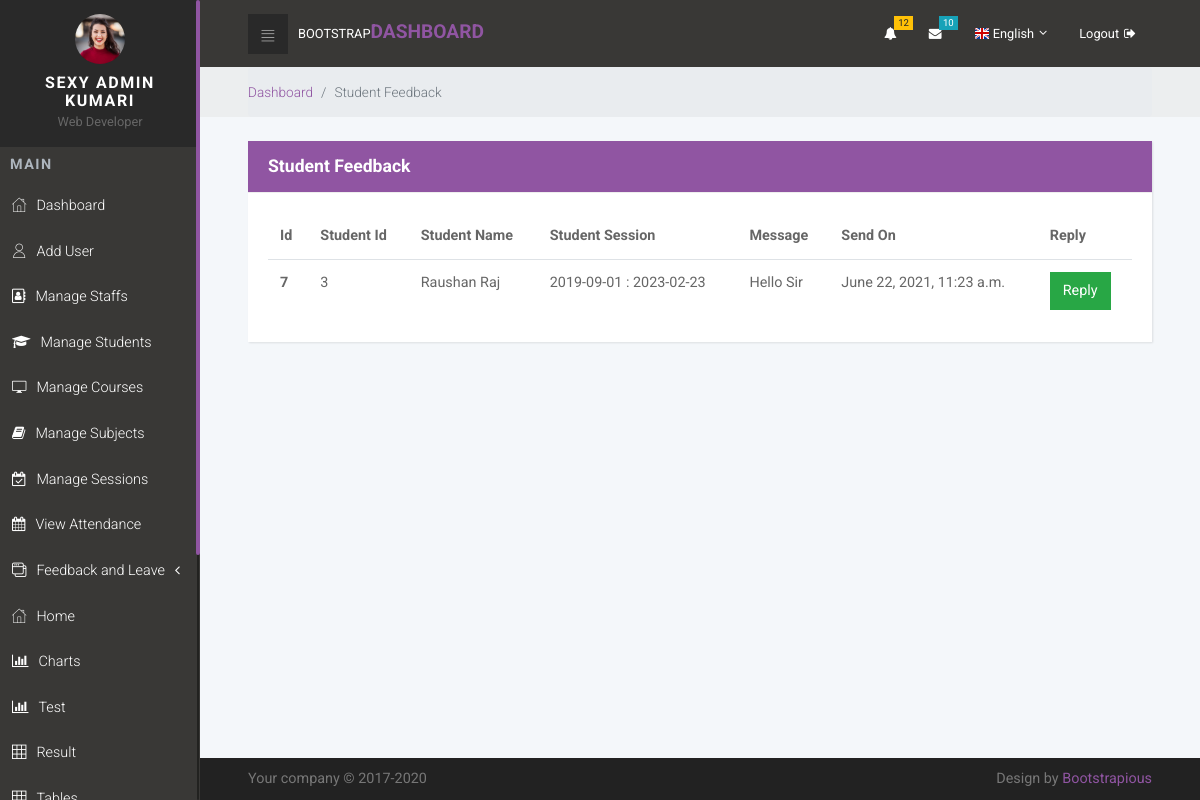
The page /students_feedback/ (signed in) on the database its author committed.
### sms_app/models.py (models this page shows, shortened)
class Students_FeedBack(models.Model):
    id = models.AutoField(primary_key=True)
    student_id = models.ForeignKey(Student, on_delete=models.CASCADE)
    feedback = models.TextField()
    reply = models.TextField( null=True , blank=True )
    date_created = models.DateTimeField( auto_now_add=True )
    date_updated = models.DateTimeField( auto_now=True )

class Student(models.Model):
    id = models.AutoField(primary_key = True)
    user = models.OneToOneField(User, on_delete = models.CASCADE)
    GENDER = (('Male', 'Male'),('Female', 'Female'),('Other', 'Other'))
    gender = models.CharField(max_length = 10, choices = GENDER)
    address = models.TextField(null = True)
    profile_pic = models.ImageField(default = "profile_demo.png", null = True, blank = True)
    session_under = models.ForeignKey(
        SessionYear, on_delete = models.CASCADE, null = True, blank = True)
    courses_taken = models.ForeignKey(
        'Course', on_delete = models.DO_NOTHING, null = True, blank = True)
    date_joined = models.DateField(auto_now_add = True)
    last_login = models.DateField(auto_now = True)

class SessionYear(models.Model):
    id = models.AutoField(primary_key = True)
    session_start_year = models.DateField()
    session_end_year = models.DateField()
    def __str__(self):
        return "{} : {}".format(str(self.session_start_year), str(self.session_end_year))

### accounts/decorators.py (the view, shortened to what this page needs)
        def wrapper_func(request, *args, **kwargs):
            group = None
            if request.user.groups.exists():
                group = request.user.groups.all()[0].name
            if group in allowed_roles:
                return view_func(request, *args, **kwargs)

### sms_app/HODviews.py (called while the page is built)
@login_required
@allowed_users(allowed_roles=['hod'])
def students_feedback_view(request):
    student_feedbacks = Students_FeedBack.objects.all()
    context = {
        'student_feedbacks': student_feedbacks
    }
    return render(request, 'HOD/students_feedback.html', context)

### templates/HOD/students_feedback.html (shortened to what this page needs)
{% extends 'HOD/base.html' %}
{% load static %}
{% block content %}
<div class="breadcrumb-holder">
    <div class="container-fluid">
      <ul class="breadcrumb">
        <li class="breadcrumb-item"><a href="{% url 'hod_dashboard' %}">Dashboard</a></li>
        <li class="breadcrumb-item active">Student Feedback</li>
      </ul>
    </div>
</div>
<section>
    <div class="container-fluid">
        <br>
        <div class="row">
            <div class="col-lg-12">
              <div class="card">
                <div class="card-header back_color">
                    <h4 class="card-title ">Student Feedback</h4>
                </div>
                <div class="card-body">
                  <div class="table-responsive">
                    <table class="table">
                      <thead>
                        <tr>
                          <th>Id</th>
                          <th>Student Id</th>
                          <th>Student Name</th>
                          <th>Student Session</th>
                          <th>Message</th>
                          <th>Send On</th>
                          <th>Reply</th>
                        </tr>
                      </thead>
                      <tbody>
                        {% for feedback in student_feedbacks %}
                        <tr>
                          <th scope="row">{{feedback.id}}</th>
                          <td>{{feedback.student_id.id}}</td>
                          <td>{{feedback.student_id.user.first_name}} {{feedback.student_id.user.last_name}}</td>
                          <td>{{feedback.student_id.session_under}}</td>
                          <td>{{feedback.feedback}}</td>
                          <td>{{feedback.date_created}}</td>
                          <td>
                            {% if feedback.reply == "" %}
                            <button class="btn btn-success reply_open_modal" data-toggle="modal" data-target="#replyModal">Reply</button>
                            {% else %}
                            {{feedback.reply}}
                            {% endif %}
                          </td>
                        </tr>
                        {% endfor %}
                      </tbody>
                    </table>
                  </div>
                </div>
              </div>
            </div>
        </div>
    </div>
</section>
{% endblock %}

### templates/HOD/navbar.html (shortened to what this page needs)
{% load static %}
<nav class="side-navbar">
    <div class="side-navbar-wrapper">
        <div class="sidenav-header d-flex align-items-center justify-content-center">
            <div class="sidenav-header-inner text-center"><img src="{% static 'img/avatar-8.jpg' %}" alt="person"
                    class="img-fluid rounded-circle">
                <h2 class="h5">Sexy {{request.user.first_name}} {{request.user.last_name}}i</h2><span>Web Developer</span>
            </div>
        </div>
        <div class="main-menu">
            <h5 class="sidenav-heading">Main</h5>
            <ul id="side-main-menu" class="side-menu list-unstyled">
                <li><a href="{% url 'hod_dashboard' %}"> <i class="icon-home"></i>Dashboard </a></li>
                <li><a href="{% url 'register_user' %}"> <i class="icon-user"></i>Add User </a></li>
                <li><a href="{% url 'manage_staff_view' %}"> <i class="fa fa-address-book-o"></i>Manage Staffs </a></li>
                <li><a href="{% url 'manage_student_view' %}"> <i class="fa fa-graduation-cap"></i>Manage Students </a></li>
                <li><a href="{% url 'manage_courses_view' %}"> <i class="icon-screen"></i>Manage Courses </a></li>
                <li><a href="{% url 'manage_subjects_view' %}"> <i class="fa fa-book"></i>Manage Subjects </a></li>
                <li><a href="{% url 'manage_sessions_view' %}"> <i class="fa fa-calendar-check-o"></i>Manage Sessions </a></li>
                <li><a href="{% url 'view_attendance' %}"> <i class="fa fa-calendar"></i>View Attendance </a></li>
                <li><a href="#exampledropdownDropdown" aria-expanded="false" data-toggle="collapse"> <i class="icon-interface-windows"></i>Feedback and Leave </a>
                </li>
                <li><a href="{% url 'admin_dashboard' %}"> <i class="icon-home"></i>Home </a></li>
                <li><a href="{% url 'charts_view' %}"> <i class="fa fa-bar-chart"></i>Charts </a></li>
                <li><a href="{% url 'test-view' %}"> <i class="fa fa-bar-chart"></i>Test </a></li>
                <li><a href="{% url 'result-view' %}"> <i class="icon-grid"></i>Result </a></li>
                <li><a href="{% url 'tables_view' %}"> <i class="icon-grid"></i>Tables </a></li>
            </ul>
        </div>
    </div>
</nav>
<div class="page">
    <header class="header">
        <nav class="navbar">
            <div class="container-fluid">
                <div class="navbar-holder d-flex align-items-center justify-content-between">
                    <div class="navbar-header"><a id="toggle-btn" href="#" class="menu-btn"><i class="icon-bars">
                            </i></a><a href="index.html" class="navbar-brand">
                            <div class="brand-text d-none d-md-inline-block"><span>Bootstrap </span><strong
                                    class="text-primary">Dashboard</strong></div>
                        </a></div>
                    <ul class="nav-menu list-unstyled d-flex flex-md-row align-items-md-center">
                        <li class="nav-item dropdown"> <a id="notifications" rel="nofollow" data-target="#" href="#"
                                data-toggle="dropdown" aria-haspopup="true" aria-expanded="false" class="nav-link"><i
                                    class="fa fa-bell"></i><span class="badge badge-warning">12</span></a>
                        </li>
                        <li class="nav-item dropdown"> <a id="messages" rel="nofollow" data-target="#" href="#"
                                data-toggle="dropdown" aria-haspopup="true" aria-expanded="false" class="nav-link"><i
                                    class="fa fa-envelope"></i><span class="badge badge-info">10</span></a>
                        </li>
                        <li class="nav-item dropdown"><a id="languages" rel="nofollow" data-target="#" href="#"
                                data-toggle="dropdown" aria-haspopup="true" aria-expanded="false"
                                class="nav-link language dropdown-toggle"><img src="{% static 'img/flags/16/GB.png' %}"
                                    alt="English"><span class="d-none d-sm-inline-block">English</span></a>
                        </li>
                        <li class="nav-item"><a href="{% url 'logout' %}" class="nav-link logout"> <span
                                    class="d-none d-sm-inline-block">Logout</span><i class="fa fa-sign-out"></i></a>
                        </li>
                    </ul>
                </div>
            </div>
        </nav>
    </header>

### static/css/custom.css (style rules this page uses)
.card-title { float: left; }
.back_color { background-color: #9055a2; color:white; }

### rows shown on the page
Students_FeedBack: id "7", student_id.id "3", student_id.user.first_name "Raushan", student_id.user.last_name "Raj", student_id.session_under "2019-09-01 : 2023-02-23", feedback "Hello Sir", date_created "June 22, 2021, 11:23 a.m.", reply "Reply"

### other values the page prints
{{ request.user.first_name }} "ADMIN"
{{ request.user.last_name }} "KUMAR"
